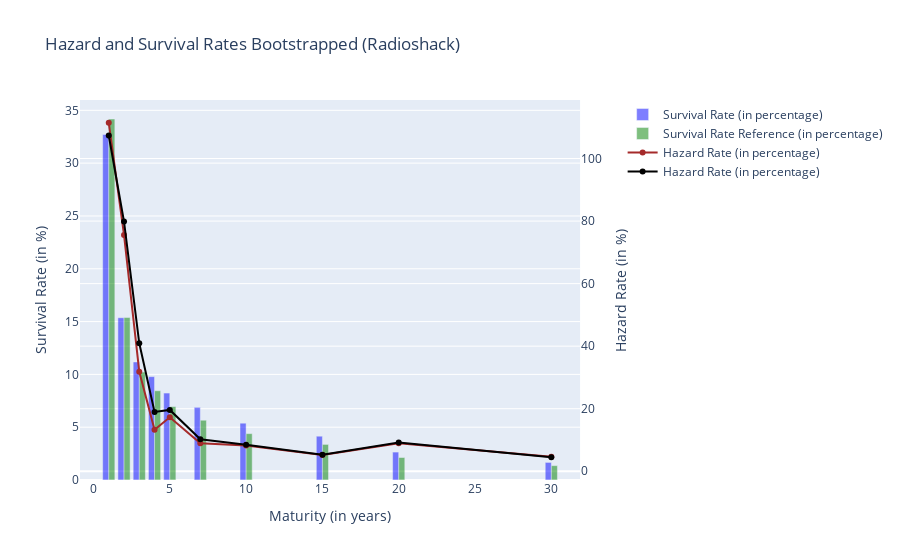

This figure's notebook cell:
### Markdown cell above
##### Plot

### Code cell
#Plotting Hazard Rates for different maturities
fig = make_subplots(specs=[[{"secondary_y": True}]])

# Add traces
fig.add_trace(
    go.Bar(x=x, y=survival_rates_rs, name="Survival Rate (in percentage)",marker_color='blue', 
        opacity=0.5),
    secondary_y=False,
)

fig.add_trace(
    go.Bar(x=x, y=refDataRS.SurvivalRate, name="Survival Rate Reference (in percentage)",marker_color='green', 
        opacity=0.5),
    secondary_y=False,
)
fig.add_trace(
    go.Scatter(x=x, y=hazard_rates_rs, name="Hazard Rate (in percentage)", marker_color='brown'),
    secondary_y=True,
)


fig.add_trace(
    go.Scatter(x=x, y=refDataRS.HazardRates, name="Hazard Rate (in percentage)", marker_color='black'),
    secondary_y=True,
)

# Add figure title
fig.update_layout(
    title_text="Hazard and Survival Rates Bootstrapped (Radioshack)"
)

# Set x-axis title
fig.update_xaxes(title_text="Maturity (in years)")

# Set y-axes titles
fig.update_yaxes(title_text="Survival Rate (in %)", secondary_y=False)
fig.update_yaxes(title_text="Hazard Rate (in %)", secondary_y=True)

fig.show()

### Figure 1 — Plotly figure (JSON) as saved in the notebook; plotly's stock layout.template omitted (floating-point values rounded to 4 significant figures)
{"data": [{"marker": {"color": "blue"}, "name": "Survival Rate (in percentage)", "opacity": 0.5, "type": "bar", "x": [1, 2, 3, 4, 5, 7, 10, 15, 20, 30], "xaxis": "x", "y": [32.71, 15.36, 11.18, 9.787, 8.232, 6.881, 5.379, 4.147, 2.645, 1.665], "yaxis": "y"}, {"marker": {"color": "green"}, "name": "Survival Rate Reference (in percentage)", "opacity": 0.5, "type": "bar", "x": [1, 2, 3, 4, 5, 7, 10, 15, 20, 30], "xaxis": "x", "y": [34.18, 15.38, 10.22, 8.45, 6.95, 5.66, 4.39, 3.37, 2.13, 1.36], "yaxis": "y"}, {"marker": {"color": "brown"}, "name": "Hazard Rate (in percentage)", "type": "scatter", "x": [1, 2, 3, 4, 5, 7, 10, 15, 20, 30], "xaxis": "x", "y": [111.4, 75.57, 31.83, 13.27, 17.25, 8.967, 8.2, 5.199, 8.992, 4.623], "yaxis": "y2"}, {"marker": {"color": "black"}, "name": "Hazard Rate (in percentage)", "type": "scatter", "x": [1, 2, 3, 4, 5, 7, 10, 15, 20, 30], "xaxis": "x", "y": [107.4, 79.84, 40.91, 18.95, 19.61, 10.22, 8.51, 5.29, 9.16, 4.48], "yaxis": "y2"}], "layout": {"title": {"text": "Hazard and Survival Rates Bootstrapped (Radioshack)"}, "xaxis": {"anchor": "y", "domain": [0, 0.94], "title": {"text": "Maturity (in years)"}}, "yaxis": {"anchor": "x", "domain": [0, 1], "title": {"text": "Survival Rate (in %)"}}, "yaxis2": {"anchor": "x", "overlaying": "y", "side": "right", "title": {"text": "Hazard Rate (in %)"}}}}
